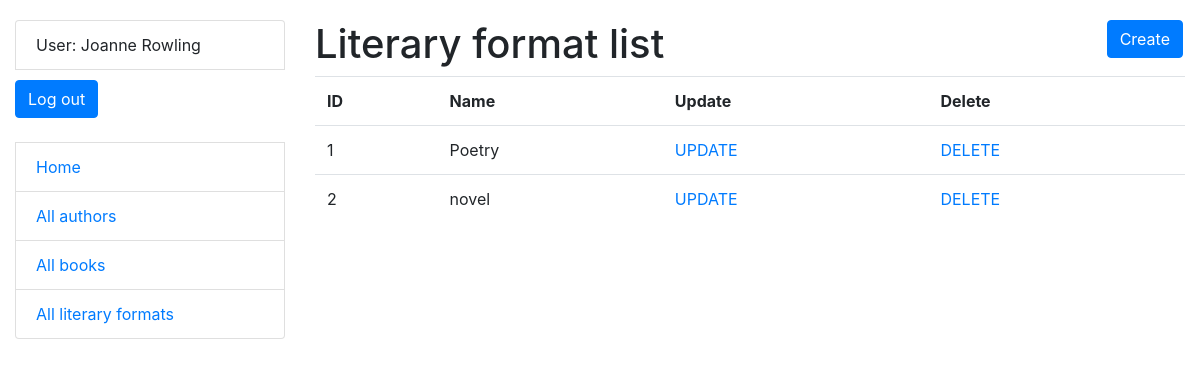
Page /catalog/literary-formats/ (signed in) on the earlier database version.
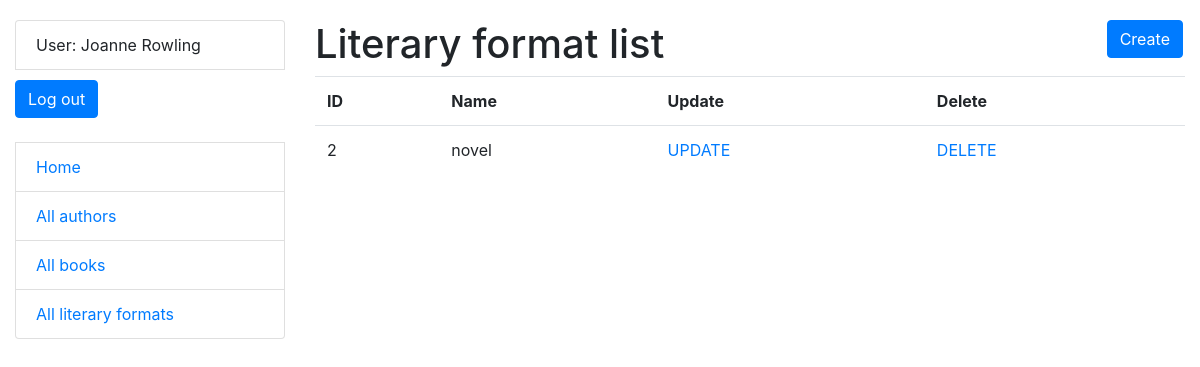
Same page on the later database version.
### catalog/models.py (models this page shows, shortened)
class LiteraryFormat(models.Model):
    name = models.CharField(max_length=255)
    class Meta:
        ordering = ("name", )

### catalog/views.py (the view)
# urls.py: path("literary-formats/", LiteraryFormatListView.as_view(), name="literary-formats-list"),
class LiteraryFormatListView(LoginRequiredMixin, generic.ListView):
    model = LiteraryFormat
    template_name = "catalog/literary_format_list.html"
    context_object_name = "literary_format_list"

### templates/catalog/literary_format_list.html
{% extends "base.html" %}
{% block content %}
  <h1>
    Literary format list
    <a href="{% url 'catalog:literary-formats-create' %}" class="btn btn-primary link-to-page">Create</a>
  </h1>
  {% if literary_format_list %}
    <table class="table">
      <tr>
        <th>ID</th>
        <th>Name</th>
        <th>Update</th>
        <th>Delete</th>
      </tr>
      {% for literary_format in literary_format_list %}
        <tr>
          <td>
            {{ literary_format.id }}
          </td>
          <td>
            {{ literary_format.name }}
          </td>
          <td>
            <a href="{% url 'catalog:literary-formats-update' pk=literary_format.id %}">UPDATE</a>
          </td>
          <td>
            <a href="{% url 'catalog:literary-formats-delete' pk=literary_format.id %}">DELETE</a>
          </td>
        </tr>
      {% endfor %}
    </table>
  {% else %}
    <p>There is no literary formats</p>
  {% endif %}
{% endblock %}

Differences in the rows shown:
removed LiteraryFormat: id "1", name "Poetry"
